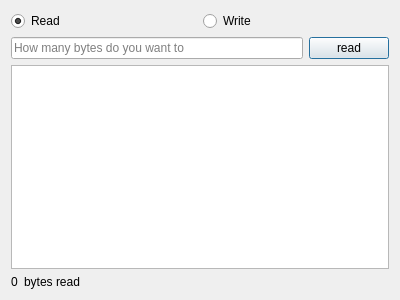
<?xml version="1.0" encoding="UTF-8"?>
<ui version="4.0">
 <class>ReadAndWriteDialog</class>
 <widget class="QDialog" name="ReadAndWriteDialog">
  <property name="geometry">
   <rect>
    <x>0</x>
    <y>0</y>
    <width>400</width>
    <height>300</height>
   </rect>
  </property>
  <property name="windowTitle">
   <string>Dialog</string>
  </property>
  <layout class="QVBoxLayout" name="verticalLayout">
   <item>
    <layout class="QHBoxLayout" name="horizontalLayout_2">
     <item>
      <widget class="QRadioButton" name="radioButton_read">
       <property name="text">
        <string>Read</string>
       </property>
       <property name="checked">
        <bool>true</bool>
       </property>
      </widget>
     </item>
     <item>
      <widget class="QRadioButton" name="radioButton_write">
       <property name="text">
        <string>Write</string>
       </property>
      </widget>
     </item>
    </layout>
   </item>
   <item>
    <layout class="QHBoxLayout" name="horizontalLayout">
     <item>
      <widget class="QLineEdit" name="lineEdit">
       <property name="placeholderText">
        <string>How many bytes do you want to</string>
       </property>
      </widget>
     </item>
     <item>
      <widget class="QPushButton" name="pushButton">
       <property name="text">
        <string>read</string>
       </property>
      </widget>
     </item>
    </layout>
   </item>
   <item>
    <widget class="QTextEdit" name="textEdit"/>
   </item>
   <item>
    <layout class="QHBoxLayout" name="horizontalLayout_3">
     <item>
      <widget class="QLabel" name="label_numOfBytes">
       <property name="sizePolicy">
        <sizepolicy hsizetype="Minimum" vsizetype="Preferred">
         <horstretch>0</horstretch>
         <verstretch>0</verstretch>
        </sizepolicy>
       </property>
       <property name="text">
        <string>0</string>
       </property>
      </widget>
     </item>
     <item>
      <widget class="QLabel" name="label_readOrWrite">
       <property name="sizePolicy">
        <sizepolicy hsizetype="Expanding" vsizetype="Preferred">
         <horstretch>0</horstretch>
         <verstretch>0</verstretch>
        </sizepolicy>
       </property>
       <property name="text">
        <string>bytes read</string>
       </property>
      </widget>
     </item>
    </layout>
   </item>
  </layout>
 </widget>
 <resources/>
 <connections/>
</ui>
